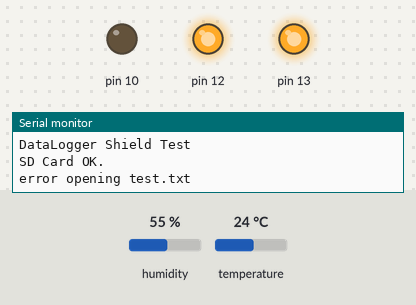
Bench run of a sketch on a simulated Arduino Uno, built with avr-gcc and run on an emulated ATmega328P. Shown: output pins drawn as LEDs (lit = HIGH), the last lines printed to the serial monitor. The inputs (shaded band) are chosen by the test bench; at power-on: humidity 55 %, temperature 24 °C. The local clock reads 2024-03-15 10:24:30 at power-on unless the sketch sets it; storage starts empty.

Above: at 0.3 s.
At 1.3 s:
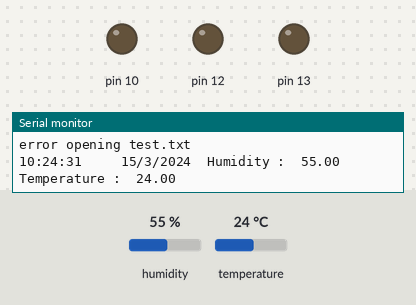
Timing chart, 0 to 2.8 s (numbered marks = the images above):
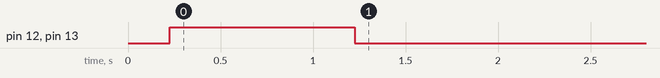

The sketch:

ETE-NEW_BETA01.ino
```cpp
//Varis Vipavanich
#include <DS1307RTC.h>
#include <TimeLib.h>
#include <Wire.h>
#include <SPI.h>
#include <SD.h>

#include "DHT.h"
#include <Adafruit_Sensor.h>

#define DHTPIN 2

#define DHTTYPE DHT22   // DHT 22  (AM2302), AM2321
File myFile;
const int chipSelect = 10;

String time ;
tmElements_t tm;

DHT dht(DHTPIN, DHTTYPE);

void setup() {
   Serial.println(F("DHTxx test!"));
pinMode(13,OUTPUT);
pinMode(12 ,OUTPUT);
  dht.begin();
  Serial.begin(9600);
  while (!Serial) ; // wait for serial
  delay(200);
  Serial.println("DataLogger Shield Test");
  pinMode(SS, OUTPUT);

  if (!SD.begin(chipSelect)) {
    Serial.println("SD Card initialization failed!");
    return;
  }
  Serial.println("SD Card OK.");
  ReadText();
  digitalWrite(13,HIGH);
   digitalWrite(12,HIGH);
   delay(1000);
   digitalWrite(13,0);
   digitalWrite(12,0);
}

void loop() {

   float h = dht.readHumidity();
  // Read temperature as Celsius (the default)
  float t = dht.readTemperature();
  // Read temperature as Fahrenheit (isFahrenheit = true)
  float f = dht.readTemperature(true);
  // Compute heat index in Fahrenheit (the default)
  float hif = dht.computeHeatIndex(f, h);
  // Compute heat index in Celsius (isFahreheit = false)
  float hic = dht.computeHeatIndex(t, h, false);

 time = Now()+("  ")+("Humidity :")+("  ")+(h)+("  ")+("Temperature :")+("  ")+(t);
  // Check if any reads failed and exit early (to try again).
  if (isnan(h) || isnan(t) || isnan(f)) {
    Serial.println(F("Failed to read from DHT sensor!"));
    return;
  }

//
//  Serial.print(F("Humidity: "));
//  Serial.print(h);
//  Serial.print(F("%  Temperature: "));
//  Serial.print(t);
//  Serial.print(F("°C "));
//  Serial.print(f);
//  Serial.print(F("°F  Heat index: "));
//  Serial.print(hic);
//  Serial.print(F("°C "));
//  Serial.print(hif);
//  Serial.println(F("°F"));
//
  Serial.println(time);
  WriteText(time);
  delay(3000);
}


void ReadText(){
  // re-open the file for reading:
  myFile = SD.open("test.txt");
  if (myFile) {
    Serial.println("test.txt:");

    // read from the file until there's nothing else in it:
    while (myFile.available()) {
      Serial.write(myFile.read());
    }
    // close the file:
    myFile.close();
     digitalWrite(13,0);
      digitalWrite(12,1);
  }
  else {
    // if the file didn't open, print an error:
    Serial.println("error opening test.txt");
    digitalWrite(13,1);
     digitalWrite(12,0);
  }
}

void WriteText(String txt){
  myFile = SD.open("test.txt", FILE_WRITE);
  if (myFile) {
    myFile.println(txt);
    myFile.close();
  }
  else {
    // if the file didn't open, print an error:
    Serial.println("error opening test.txt");
  }
}


String Now(){
  String time = "";
  if (RTC.read(tm)) {
    //    time = String(tm.Hour+":"+tm.Minute+":"+tm.Secnd+" DAY : "+tm.Day+"/"+tm.Month+"/"+tmYearToCalendar(tm.Year));
    time+=tm.Hour;
    time+=":";

    time+=tm.Minute;
    time+=":";

    time+=tm.Second;
     time+="     ";
    time+=tm.Day;
    time+="/";

    time+=tm.Month;
    time+="/";

    time+=tmYearToCalendar(tm.Year);
  }
  else {
    time = "NO";
    if (RTC.chipPresent()) {
      Serial.println("The DS1307 is stopped.  Please run the SetTime");
      Serial.println("example to initialize the time and begin running.");
      Serial.println();
    }
    else {
      Serial.println("DS1307 read error!  Please check the circuitry.");
      Serial.println();
    }
  }
  return time;
}
/*#include <DS1307RTC.h>
#include <TimeLib.h>
#include <Wire.h>

const char *monthName[12] = {
  "Jan", "Feb", "Mar", "Apr", "May", "Jun",
  "Jul", "Aug", "Sep", "Oct", "Nov", "Dec"
};

tmElements_t tm;

void setup() {
  bool parse=false;
  bool config=false;

  // get the date and time the compiler was run
  if (getDate(__DATE__) && getTime(__TIME__)) {
    parse = true;
    // and configure the RTC with this info
    if (RTC.write(tm)) {
      config = true;
    }
  }

  Serial.begin(9600);
  while (!Serial) ; // wait for Arduino Serial Monitor
  delay(200);
  if (parse && config) {
    Serial.print("DS1307 configured Time=");
    Serial.print(__TIME__);
    Serial.print(", Date=");
    Serial.println(__DATE__);
  } else if (parse) {
    Serial.println("DS1307 Communication Error :-{");
    Serial.println("Please check your circuitry");
  } else {
    Serial.print("Could not parse info from the compiler, Time=\"");
    Serial.print(__TIME__);
    Serial.print("\", Date=\"");
    Serial.print(__DATE__);
    Serial.println("\"");
  }
}

void loop() {
}

bool getTime(const char *str)
{
  int Hour, Min, Sec;

  if (sscanf(str, "%d:%d:%d", &Hour, &Min, &Sec) != 3) return false;
  tm.Hour = Hour;
  tm.Minute = Min;
  tm.Second = Sec;
  return true;
}

bool getDate(const char *str)
{
  char Month[12];
  int Day, Year;
  uint8_t monthIndex;

  if (sscanf(str, "%s %d %d", Month, &Day, &Year) != 3) return false;
  for (monthIndex = 0; monthIndex < 12; monthIndex++) {
    if (strcmp(Month, monthName[monthIndex]) == 0) break;
  }
  if (monthIndex >= 12) return false;
  tm.Day = Day;
  tm.Month = monthIndex + 1;
  tm.Year = CalendarYrToTm(Year);
  return true;
}
*/
```
